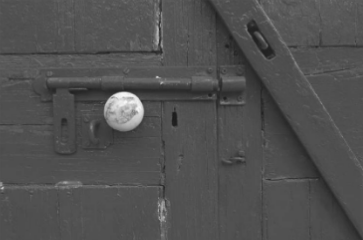
#> input picture Practica1/img/ImagenesHistograma/puertita.png, 363 x 240 px
$ python -i corners.py   (imports and definitions only)
#> lines starting #> are read from the running program, lines starting #| are printed output that depends on the picture
### lib/edge_detectors.py
"""
Edge detection library
INCLUDE: scikit-image
"""
from enum import Enum

class CheckingAngle(Enum):
    A = 0
    B = 1
    C = 2
    D = 3

import numpy as np
from scipy.signal import convolve2d

def _mean_kernel(d):
    return np.ones((d,d))*(1.0/float((d**2)))

def _gaussian_kern(dim, sigma):
    KERN = np.zeros((dim, dim))
    gauss_func = lambda x,y: (1/(2*np.pi*sigma))*np.exp([\
        -(x**2 + y**2)/(2*sigma**2)\
        ])
    for i in range(dim):
        for j in range(dim):
            KERN[i,j] = gauss_func(abs(i-dim/2),abs(j-dim/2))
    return KERN


# [181 lines left out: functions _LOG_kern, laplacianEdgeDetector, LLV, LOG, _check_zero_crossing, kirsch_compass, not called in this run]

# Sobel

def sobel_gradient(img):
    return SobelGradient(img)

# [43 lines left out: functions SobelGradient, RobertsGradient, PrewittGradient, ApplyGradientKernels, RectangularToPolarGradient, not called in this run]

### lib/corners.py
import numpy as np

# [34 lines left out: functions drawCorner, moravecCornerDetection, not called in this run]

from scipy.signal import convolve2d

# [32 lines left out: function convolvedMoravecCornerDetection, not called in this run]

from .edge_detectors import _gaussian_kern as getGaussianKernel

import math

def harrisCornerDetector(image, Rthreshold = 100, windowSize = 3):
#> called with Rthreshold = 100, windowSize = 3
    cornerness = np.zeros(image.shape)

    # Use numpy default gradient operator, change later to a gaussian gradient?
    dx, dy = np.gradient(image)
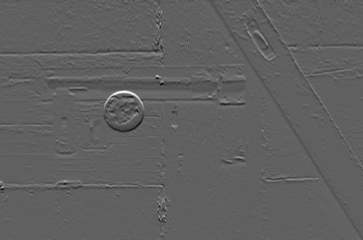
#> dx: shape (240, 363) float64; min -51.5, max 84, mean 0; drawn with min black and max white
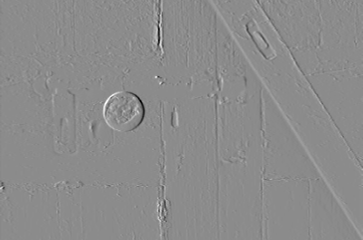
#> dy: shape (240, 363) float64; min -79, max 65, mean 0; drawn with min black and max white
    Ixx = dx ** 2
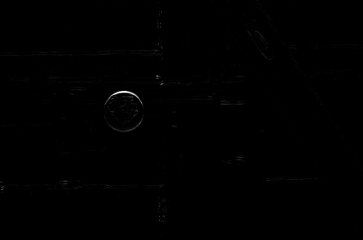
#> Ixx: shape (240, 363) float64; min 0, max 7056, mean 18.2; drawn with min black and max white
    Iyy = dy ** 2
    Ixy = dx * dy
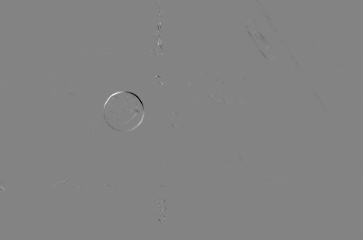
#> Ixy: shape (240, 363) float64; min -4440, max 4142, mean -1.9; drawn with min black and max white

    # Take by default a 5x5 gaussian kernel with sigma = 1
    gaussianKernel = getGaussianKernel(5, 1)
    Ixx =  convolve2d(Ixx, gaussianKernel, mode="same")
    Iyy =  convolve2d(Iyy, gaussianKernel, mode="same")
    Ixy =  convolve2d(Ixy, gaussianKernel, mode="same")

    offset = math.floor(windowSize/2)

    # Taking by default a 3x3 window, change later
    for i in np.arange(offset, image.shape[0]-offset):
        for j in np.arange(offset, image.shape[1]-offset):
            # W refers to the current window
            Wxx = Ixx[i-offset:i+1+offset, j-offset:j+offset+1]
            Wyy = Iyy[i-offset:i+1+offset, j-offset:j+offset+1]
            Wxy = Ixy[i-offset:i+1+offset, j-offset:j+offset+1]

            # Compute cornerness measure
            Sxx = np.sum(Wxx)
            Syy = np.sum(Wyy)
            Sxy = np.sum(Wxy)

            # Empiric constant
            alpha = .05
            determinant = Sxx*Syy - Sxy ** 2
            trace = Sxx + Syy
            # Harris measure
            R = determinant - alpha * (trace**2)

            if R > Rthreshold:
                cornerness[i,j] = R

    # TODO:Step missing: Non-Maximum supression

    return cornerness


>>> import cv2
>>> picture = cv2.imread('../Practica1/img/ImagenesHistograma/puertita.png', cv2.IMREAD_GRAYSCALE)
>>> result = harrisCornerDetector(picture)
